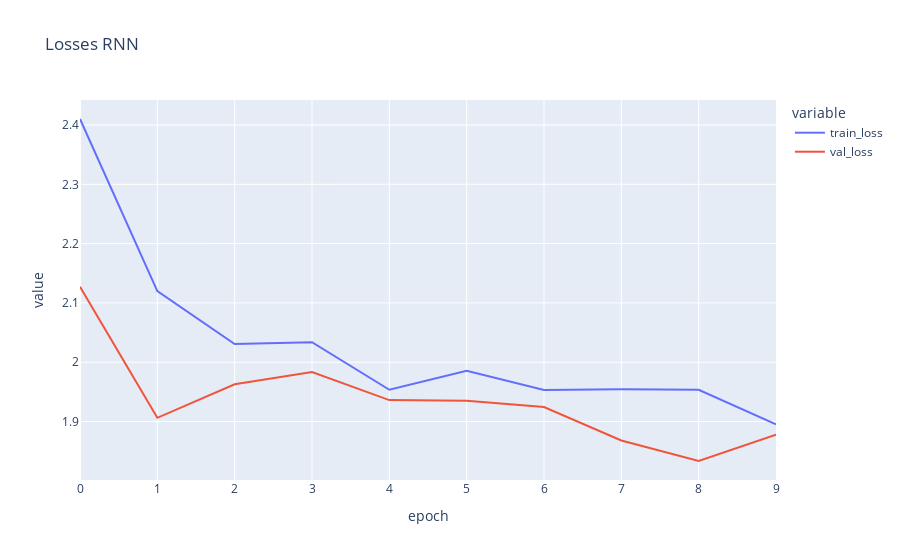

The notebook cell this image was saved under:
### Code cell
# Initialize the RNN model, loss function, and optimizer
rnn_model = RNN(features, hidden_size, num_layers, num_classes, verbose=False)
optimizer_rnn = optim.Adam(rnn_model.parameters(), lr=0.1)

rnn_train_losses, rnn_val_losses, rnn_avg_losses = train_model(
    X_train, y_train, X_test, y_test, rnn_model, criterion, optimizer_rnn, 
    reshape=[-1, measurements, features],
    num_epochs=10, batch_size=int(batch_size/2), verbose=False
)

plot_losses(rnn_avg_losses, rnn_val_losses, "RNN")

### Figure 1 — Plotly figure (JSON) as saved in the notebook; plotly's stock layout.template omitted (floating-point values rounded to 4 significant figures)
{"data": [{"hovertemplate": "variable=train_loss<br>epoch=%{x}<br>value=%{y}<extra></extra>", "legendgroup": "train_loss", "line": {"color": "#636efa", "dash": "solid"}, "marker": {"symbol": "circle"}, "mode": "lines", "name": "train_loss", "orientation": "v", "showlegend": true, "type": "scatter", "x": [0, 1, 2, 3, 4, 5, 6, 7, 8, 9], "xaxis": "x", "y": [2.41, 2.12, 2.031, 2.034, 1.954, 1.985, 1.953, 1.954, 1.954, 1.895], "yaxis": "y"}, {"hovertemplate": "variable=val_loss<br>epoch=%{x}<br>value=%{y}<extra></extra>", "legendgroup": "val_loss", "line": {"color": "#EF553B", "dash": "solid"}, "marker": {"symbol": "circle"}, "mode": "lines", "name": "val_loss", "orientation": "v", "showlegend": true, "type": "scatter", "x": [0, 1, 2, 3, 4, 5, 6, 7, 8, 9], "xaxis": "x", "y": [2.127, 1.906, 1.963, 1.984, 1.936, 1.935, 1.925, 1.868, 1.833, 1.878], "yaxis": "y"}], "layout": {"legend": {"title": {"text": "variable"}, "tracegroupgap": 0}, "title": {"text": "Losses RNN"}, "xaxis": {"anchor": "y", "domain": [0, 1], "title": {"text": "epoch"}}, "yaxis": {"anchor": "x", "domain": [0, 1], "title": {"text": "value"}}}}
